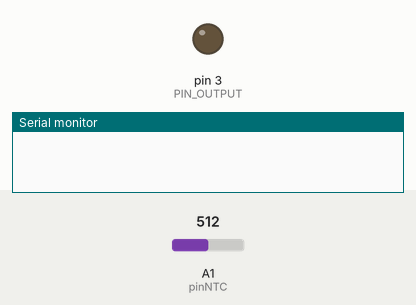
Recording of a program running on a simulated Arduino Uno, built with avr-gcc and run on an emulated ATmega328P. On the bench: output pins drawn as LEDs (lit = HIGH), the last lines printed to the serial monitor. Inputs (shaded band) come from the test bench; at power-on: A1 (pinNTC) = 512.

Above: at 0.05 s.
At 1.2 s:
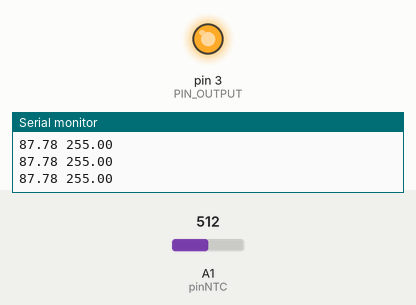
1.3 s: A1 (pinNTC) set to 716
At 2.5 s:
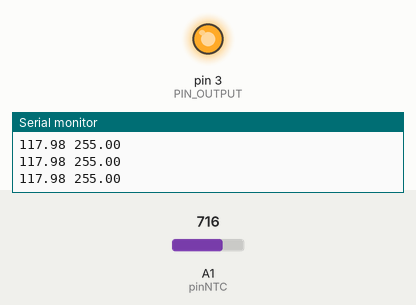
Timing chart, 0 to 4.3 s (numbered marks = the images above; inputs shaded):
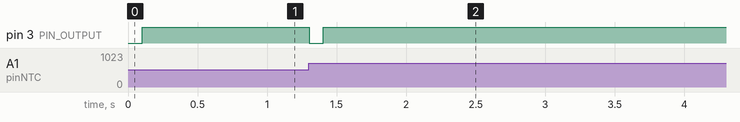

The program:

main.cpp
```cpp
#include <Arduino.h>
#include <PID_v1.h>

#define PIN_OUTPUT 3

// Definições
const int pinNTC = A1;  // Pino analógico onde o NTC está conectado
const float resistor = 10000.0;  // Resistor de 10k ohms
const float beta = 3950;  // Constante beta do NTC
const float temperaturaAmbiente = 298.15;  // Temperatura ambiente em Kelvin (25°C)
const float resistenciaNTC25 = 100000;  // Resistência do NTC a 25°C

//Define Variables we'll be connecting to
double Setpoint, Input, Output;

//Define the aggressive and conservative Tuning Parameters
double consKp=90, consKi=30, consKd=80;

//Specify the links and initial tuning parameters
PID myPID(&Input, &Output, &Setpoint, consKp, consKi, consKd, DIRECT);

void setup() {

  Serial.begin(115200);
  pinMode(Output, OUTPUT);
  Setpoint = 250;
  myPID.SetMode(AUTOMATIC);

}

unsigned long tprinnt;

void loop() {
  // Leitura do valor analógico
  int leituraADC = analogRead(pinNTC);

  // Convertendo a leitura para tensão
  float tensaoNTC = leituraADC * (5.0 / 1023.0);

  // Calculando a resistência do NTC
  float resistenciaNTC = (resistor * (5.0 / tensaoNTC)) - resistor;

  // Usando a equação de Steinhart-Hart simplificada
  float temperaturaKelvin = (beta * temperaturaAmbiente) / (beta + (temperaturaAmbiente * log(resistenciaNTC / resistenciaNTC25)));

  // Convertendo Kelvin para Celsius
  float temperaturaCelsius = temperaturaKelvin - 273.15;

  delay(1);  // Espera 1 segundo entre as leituras

  Input = temperaturaCelsius;
  myPID.Compute();
  analogWrite(PIN_OUTPUT, Output);

  if(millis() - tprinnt > 150){
    tprinnt = millis();
    Serial.print(temperaturaCelsius);
    Serial.print(" ");
    Serial.print(Output);
    Serial.println();
  }
}
```

Measured:
- after the input at 1.3 s, pin 3 (PIN_OUTPUT): HIGH → LOW at once, → HIGH 0.10 s later
